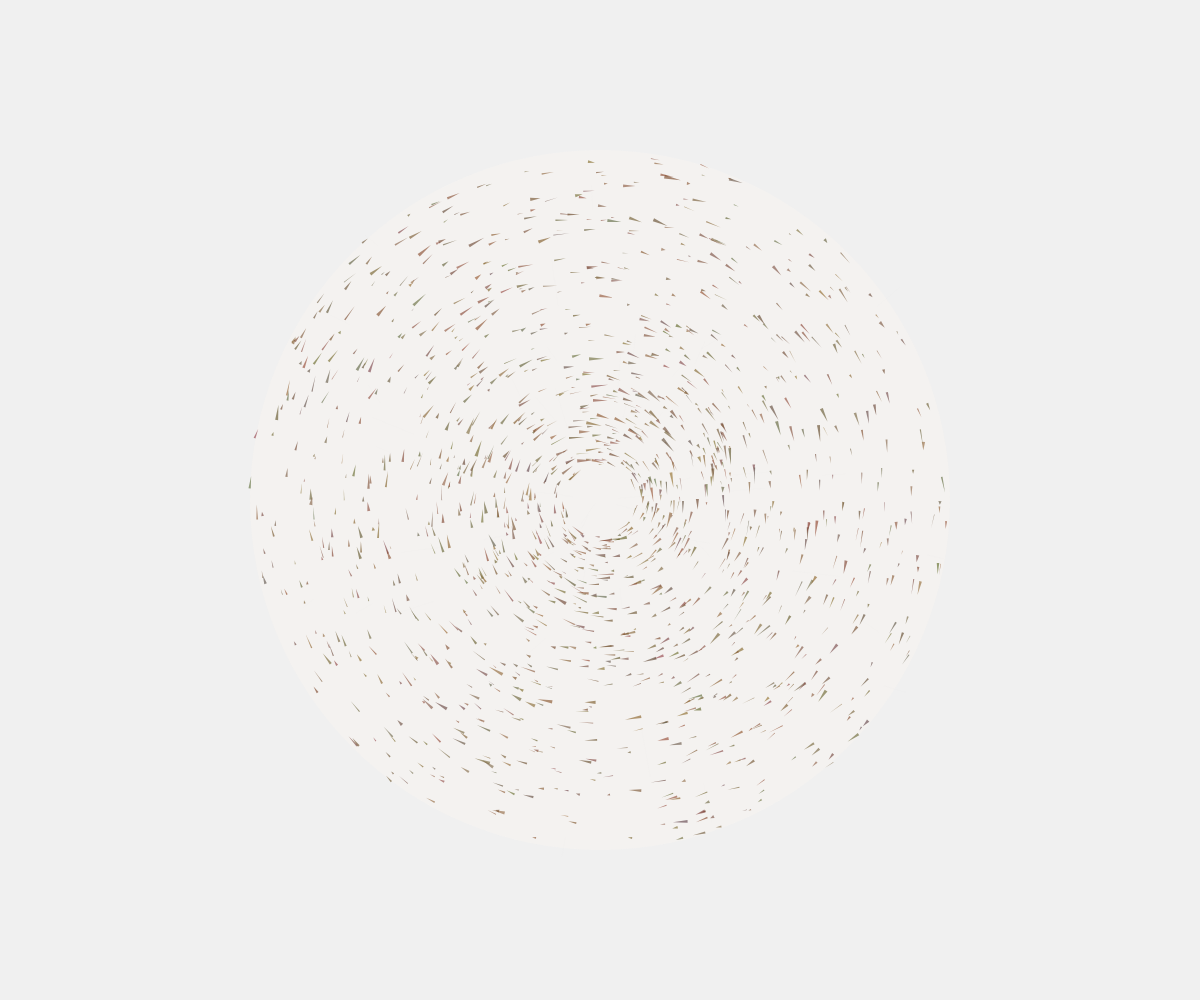
Frame 1 (no input)
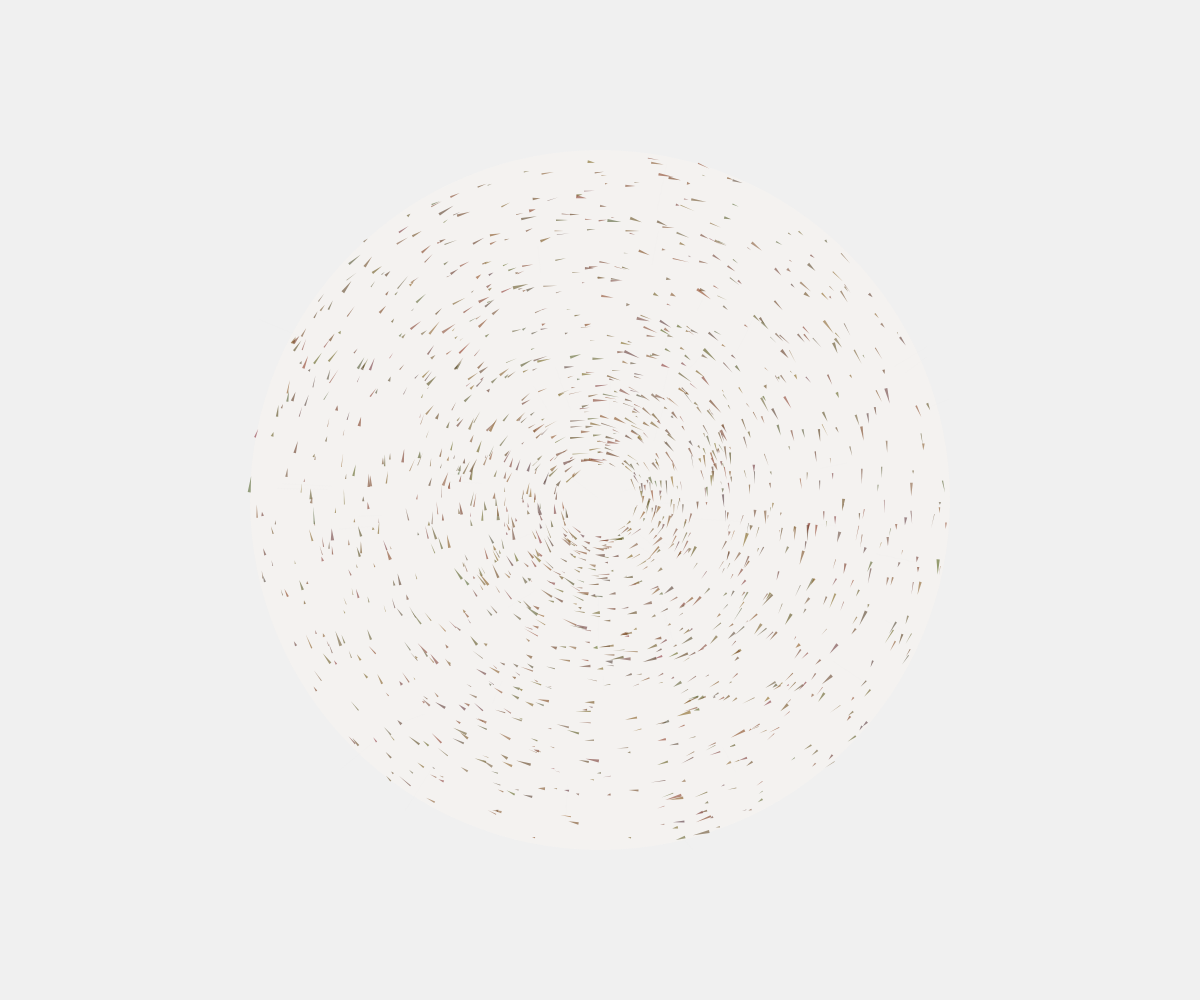
Frame 60 (no input)
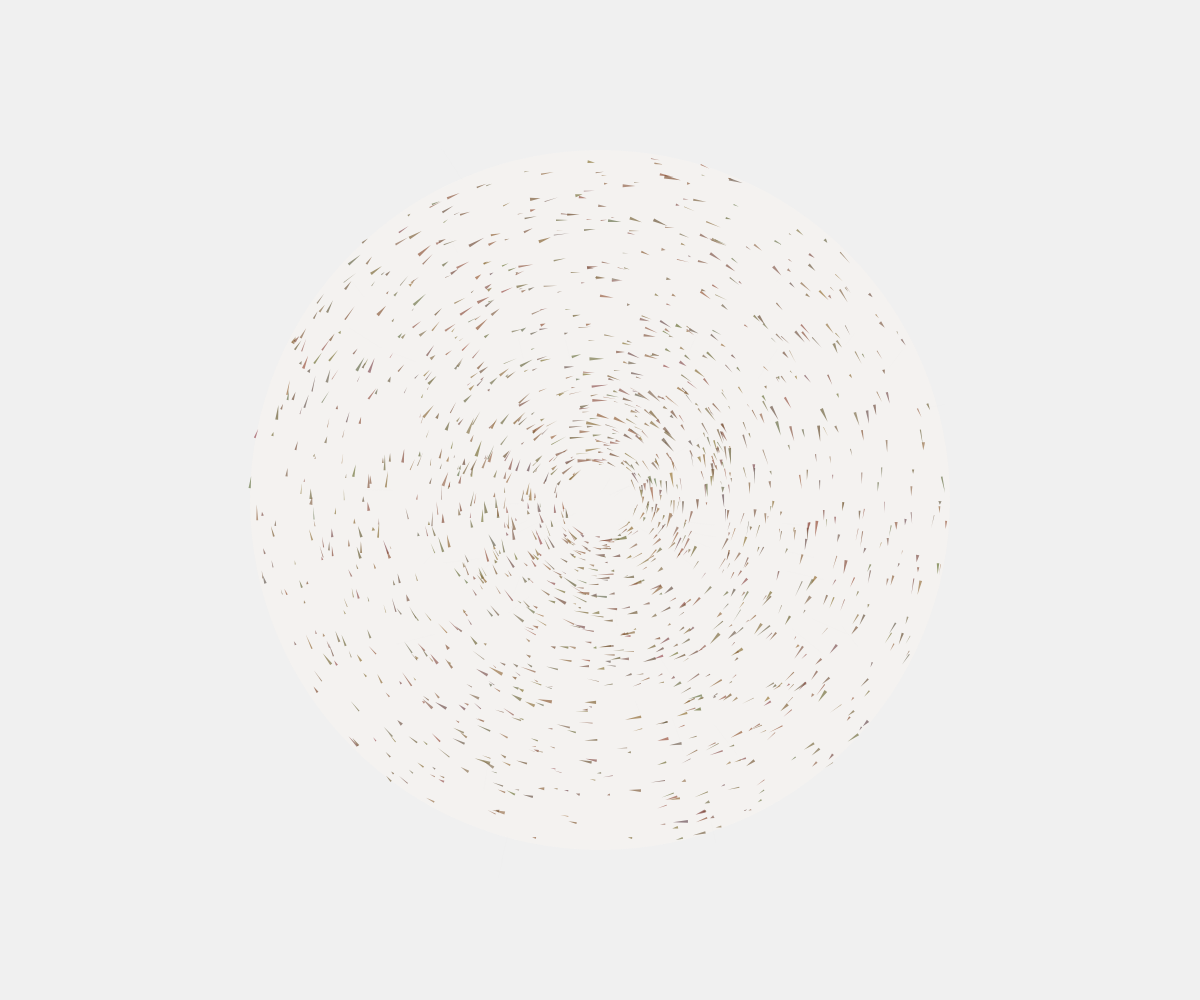
Frame 120 (the mouse pressed at the canvas centre since frame 60)

The p5.js sketch that drew these frames (run headless with seeded random() and noise() and a simulated clock; from frame 60 on, the mouse is pressed at the canvas centre):

// p5.js sketch
// ── sketch.js
// A hyper-detailed, antique-style diagram of a pitcher plant's trapping mechanism.
// Rendered with the meticulous precision of a Victorian botanical illustration,
// the central image is a magnified cross-section revealing millions of microscopic,
// hair-like structures. These hairs coat the interior, appearing both delicate and adhesive.
// The visualization shifts and pulsates subtly with organic motion, but the viewer's
// interaction is purely observational — they study the controlled, engineered mechanics
// of the natural trap, as if examining a scientific curiosity under an early microscope.

let seed = 1;
let hairs = [];
const HAIR_COUNT = 1500; // Reduced for performance
const PULSATION_SPEED = 0.003;

function setup() {
  createCanvas(windowWidth, windowHeight);
  noStroke();
  randomSeed(seed);
  generateHairs();
}

function windowResized() {
  resizeCanvas(windowWidth, windowHeight);
}

function draw() {
  background(240); // Light beige background like old paper
  const time = millis() * PULSATION_SPEED;
  
  push();
  translate(width/2, height/2);
  
  // Draw a subtle gradient background for the cross-section
  drawCrossSectionBackground(time);
  
  // Draw the hairs with organic pulsation
  for (let i = 0; i < hairs.length; i++) {
    const hair = hairs[i];
    const pulse = sin(time + i * 0.01) * 0.15 + 1;
    
    fill(hair.hairColor);
    noStroke();
    push();
    translate(hair.x, hair.y);
    rotate(hair.angle);
    scale(pulse);
    // Draw each hair as a small triangle
    beginShape();
    vertex(0, 0);
    vertex(-hair.width * 0.5, -hair.length);
    vertex(hair.width * 0.5, -hair.length);
    endShape(CLOSE);
    pop();
  }
  
  pop();
}

function generateHairs() {
  // Create hair-like structures that fill the cross-section
  hairs = [];
  const centerX = 0;
  const centerY = 0;
  const radius = min(width, height) * 0.35;
  
  for (let i = 0; i < HAIR_COUNT; i++) {
    // Distribute hairs radially around the center
    const angle = random(TWO_PI);
    const r = random(radius * 0.1, radius);
    
    // Position in polar coordinates
    const x = r * cos(angle);
    const y = r * sin(angle);
    
    // Angle of hair (slightly tilted from radial)
    const hairAngle = angle + random(-0.2, 0.2);
    
    // Hair properties
    const length = random(3, 15);
    const width = random(0.5, 3);
    
    // Color similar to vintage botanical illustrations (brownish tones)
    const hairColor = color(
      random(80, 140),
      random(50, 100),
      random(20, 60),
      150
    );
    
    hairs.push({
      x: x,
      y: y,
      angle: hairAngle,
      length: length,
      width: width,
      hairColor: hairColor
    });
  }
}

function drawCrossSectionBackground(time) {
  // Draw a semi-transparent layer for the cross-section area
  noStroke();
  fill(250, 245, 240, 100);
  ellipse(0, 0, min(width, height) * 0.7, min(width, height) * 0.7);
  
  // Add subtle texture lines for a paper-like effect
  stroke(220, 215, 210, 30);
  strokeWeight(0.5);
  for (let i = 0; i < 50; i++) {
    const angle = random(TWO_PI);
    const r = random(0, min(width, height) * 0.35);
    const x1 = r * cos(angle);
    const y1 = r * sin(angle);
    const x2 = (r + random(10, 50)) * cos(angle);
    const y2 = (r + random(10, 50)) * sin(angle);
    line(x1, y1, x2, y2);
  }
}
